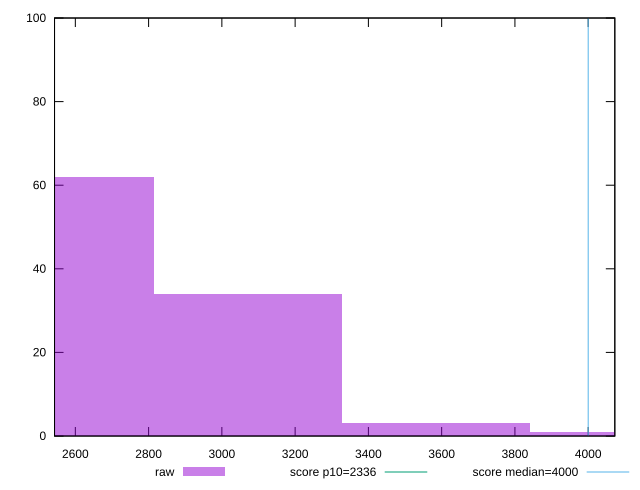

This figure's gnuplot source:
reset

$raw <<EOF
3072.057060104161 34
2560.047550086801 62
3584.066570121521 3
4096.0760801388815 1
EOF

set key outside below
set boxwidth 512.0095100173602
set xrange [2543.214:4072.702]
set yrange [0:100]
set trange [0:100]
set style fill transparent solid 0.5 noborder

set parametric
set terminal svg size 640, 490 enhanced background rgb 'white'
set output "reports/report_00028_2021-02-24T12-49-42.674Z/first-contentful-paint/samples/astro/raw/histogram.svg"

plot $raw title "raw" with boxes, \
     2336,t title "score p10=2336", \
     4000,t title "score median=4000"

reset
